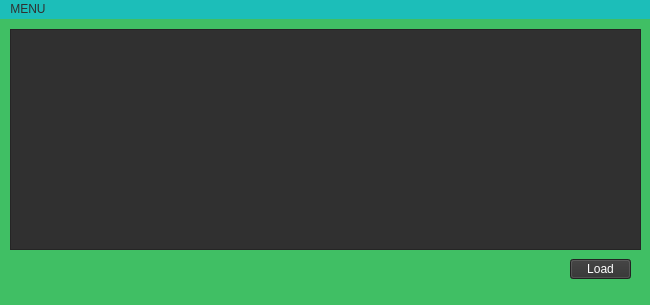
<?xml version="1.0" encoding="UTF-8"?>
<ui version="4.0">
 <class>MainWindow</class>
 <widget class="QMainWindow" name="MainWindow">
  <property name="geometry">
   <rect>
    <x>0</x>
    <y>0</y>
    <width>650</width>
    <height>305</height>
   </rect>
  </property>
  <property name="windowTitle">
   <string>Erbolario</string>
  </property>
  <property name="styleSheet">
   <string notr="true">background-color:rgb(64, 191, 100);
color:rgb(48, 48, 48);</string>
  </property>
  <widget class="QWidget" name="centralwidget">
   <widget class="QPushButton" name="pushButton_Login">
    <property name="geometry">
     <rect>
      <x>570</x>
      <y>240</y>
      <width>61</width>
      <height>20</height>
     </rect>
    </property>
    <property name="styleSheet">
     <string notr="true">background-color:rgb(48, 48, 48);
color:rgb(255, 255, 255);</string>
    </property>
    <property name="text">
     <string>Load</string>
    </property>
   </widget>
   <widget class="QTableView" name="tableView">
    <property name="geometry">
     <rect>
      <x>10</x>
      <y>10</y>
      <width>631</width>
      <height>221</height>
     </rect>
    </property>
    <property name="styleSheet">
     <string notr="true">background-color:rgb(48, 48, 48);
color:rgb(255, 255, 255);</string>
    </property>
   </widget>
  </widget>
  <widget class="QMenuBar" name="menubar">
   <property name="geometry">
    <rect>
     <x>0</x>
     <y>0</y>
     <width>650</width>
     <height>20</height>
    </rect>
   </property>
   <property name="styleSheet">
    <string notr="true">background-color:rgb(28, 190, 185);
color:rgb(48, 48, 48);</string>
   </property>
   <widget class="QMenu" name="menuMENU">
    <property name="title">
     <string>MENU</string>
    </property>
    <addaction name="actionEXIT"/>
    <addaction name="actionINSERT_DATA"/>
   </widget>
   <addaction name="menuMENU"/>
  </widget>
  <widget class="QStatusBar" name="statusbar"/>
  <action name="actionEXIT">
   <property name="text">
    <string>EXIT</string>
   </property>
  </action>
  <action name="actionINSERT_DATA">
   <property name="text">
    <string>INSERT DATA</string>
   </property>
  </action>
 </widget>
 <resources/>
 <connections/>
</ui>
